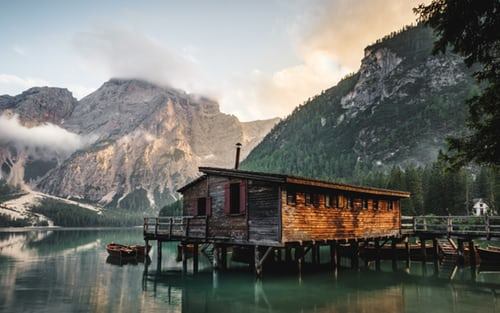
#> input picture nat1.jpg, 500 x 313 px, found by its file name
$ python index.py
#> lines starting #> are read from the running program, lines starting #| are printed output that depends on the picture
#> in handle_image_conversion, image is the input picture: PIL image 500x313 RGB; mean R, G, B 113.6, 113.8, 108.6
from PIL import Image

ASCII_CHARS = [chr(i) for i in range(33,126)]

def scale_image(image, new_width = 300):
    """Resizes image preserving aspect ratio"""
#> called with new_width = 300
    (original_width, original_height) = image.size
#> original_width = 500; original_height = 313
    aspect_ratio = original_height/float(original_width)
#> aspect_ratio = 0.626
    new_height = int(aspect_ratio*new_width)
#> new_height = 187

    new_image = image.resize((new_width, new_height))
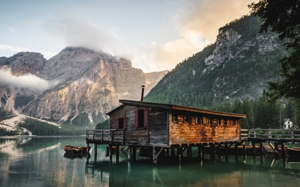
#> new_image: PIL image 300x187 RGB; mean R, G, B 113.6, 113.8, 108.6
    return new_image

def convert_image_to_grayscale(image):
    return image.convert('L')
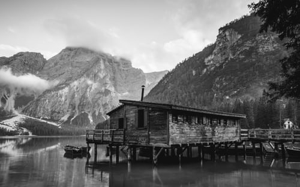
#> returned value: PIL image 300x187 L; min 5, max 253, mean 113.2

def map_pixels_to_ascii_chars(image, range_width=60):
    """Maps each pixel to an ascii char based on the range
    in which it lies.

    0-255 is divided into 11 ranges of 25 pixels each.
    """
#> called with range_width = 60

    pixels_in_image = list(image.getdata())
#> pixels_in_image = 56100 items
    pixels_to_chars = [ASCII_CHARS[int((pixel_value/range_width)*6)] for pixel_value in
            pixels_in_image]
#> pixels_to_chars = 56100 items

    return "".join(pixels_to_chars)

def convert_image_to_ascii(image, new_width=300):
    image = scale_image(image)
    image = convert_image_to_grayscale(image)

    pixels_to_chars = map_pixels_to_ascii_chars(image)
    len_pixels_to_chars = len(pixels_to_chars)
#> len_pixels_to_chars = 56100

    image_ascii = [pixels_to_chars[index: index + new_width] for index in
            range(0, len_pixels_to_chars, new_width)]
#> image_ascii = 187 items

    return "\n".join(image_ascii)

def handle_image_conversion(image_filepath):
    image = None
    try:
        image = Image.open(image_filepath)
    except:
        print("Unable to open image file {image_filepath}.".format(image_filepath=image_filepath))

        return

    image_ascii = convert_image_to_ascii(image)
    with open("Output.txt", "w") as text_file:
        print(image_ascii, file=text_file)
    # print(image_ascii)

if __name__ == '__main__':
    import sys
    image_filepath = 'C:\\Users\\Abhinav\\OneDrive\\Desktop\\Python\\Python-ASCII-Art\\images\\nat1.jpg'
    handle_image_conversion(image_filepath)
